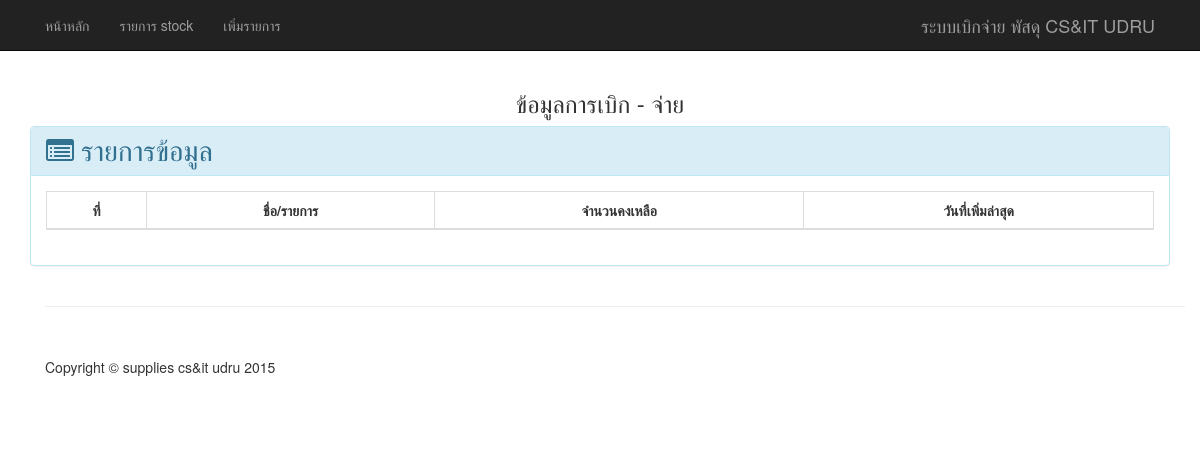
Before: / with the older database file.
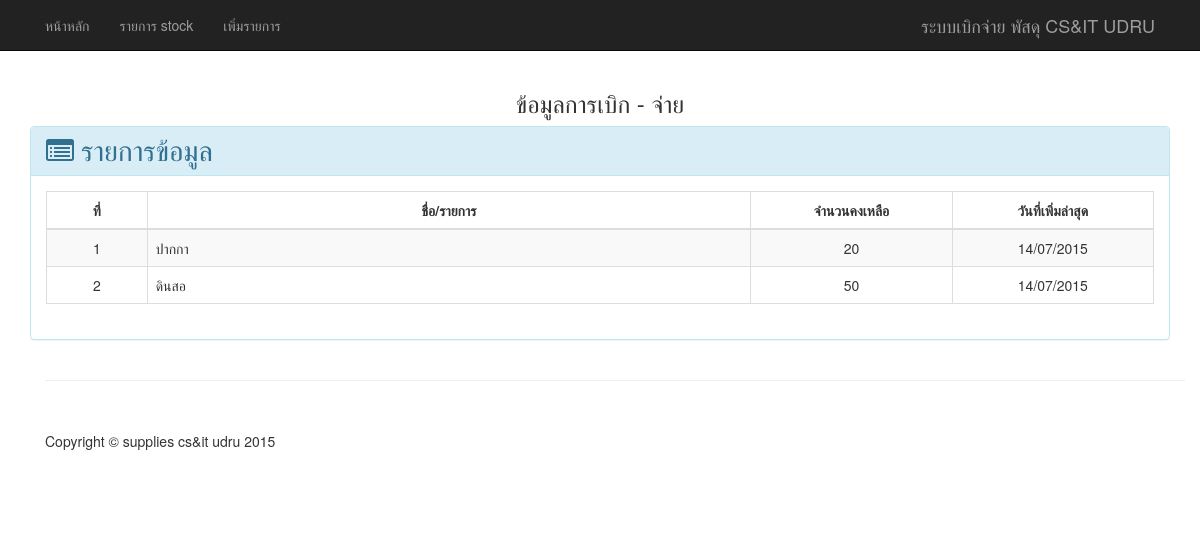
After: the same page with the newer database file.
### tables this page shows
CREATE TABLE IF NOT EXISTS `supplies_store` (
  `supp_id` int(11) NOT NULL,
  `supp_name` text NOT NULL,
  `supp_amount` int(11) NOT NULL,
  `supp_date` varchar(10) NOT NULL
);

### application/controllers/sup_con.php (called while the page is built, shortened)
<?php defined('BASEPATH') OR exit('No direct script access allowed');
class Sup_con extends CI_Controller {
	public function __construct(){
		$this->load->model('sup_mod','',TRUE);
	}
	public function index()
	{
		$data = array(
			'show_supplies'  => $this->sup_mod->get_supplies_store(),
			);
		$this->load->view('index',$data);
	}
}

### index.php (called while the page is built, shortened)
<?php
require_once BASEPATH.'core/CodeIgniter.php';

### application/models/sup_mod.php (called while the page is built, shortened)
<?php  defined('BASEPATH') OR exit('No direct script access allowed');
	class Sup_mod extends CI_model{
		public function get_supplies_store(){
			$show_supplies = $this->db->query('SELECT * FROM supplies_store')->result();
			return $show_supplies;
		}
	}
?>

### application/views/index.php (the view)
<?php $this->load->view('header');?>
<div class="col-md-12">
	<div class="text-center">
		<h3> ข้อมูลการเบิก - จ่าย </h3>
	</div>
	<div class="panel panel-info">
		<div class="panel-heading">
			<i class="fa fa-list-alt fa-2x"> รายการข้อมูล </i>
		</div>
		<div class="panel-body">
			<div class="dataTable_wrapper">
				<table class="table table-striped table-bordered table-hover" id="example">
					<thead>
						<tr >
							<th class="text-center">ที่</th>
							<th class="text-center">ชื่อ/รายการ</th>
							<th class="text-center">จำนวนคงเหลือ</th>
							<th class="text-center" >วันที่เพิ่มล่าสุด</th>
						</tr>
					</thead>
					<tbody>
						<?php
						foreach($show_supplies as $row_supplies){
							?>
							<tr>
								<td class="text-center col-md-1"><?php echo $row_supplies->supp_id;?></td>
								<td class="col-md-6"><?php echo $row_supplies->supp_name;?></td>
								<td class="text-center col-md-2"><?php echo $row_supplies->supp_amount;?></td>
								<td class="text-center col-md-2"><?php echo $row_supplies->supp_date;?></td>
							</tr>
							<?php
						}
						?>
					</tbody>
				</table>
			</div>
		</div>
	</div>
</div>
<?php $this->load->view('footer');?>

### application/views/header.php (shortened to what this page needs)
<!DOCTYPE html>
<html lang="en">
<head>
    <link href="<?php echo base_url();?>css/bootstrap.min.css" rel="stylesheet">
    <link href="<?php echo base_url();?>css/shop-item.css" rel="stylesheet">
    <link rel="stylesheet" href="<?php echo base_url();?>css/font-awesome.min.css">
    <link href="<?php echo base_url();?>css/dataTable/dataTables.bootstrap.css" rel="stylesheet">
    <link href="<?php echo base_url();?>css/dataTable/dataTables.responsive.css" rel="stylesheet">
</head>
<body>
    <nav class="navbar navbar-inverse navbar-fixed-top" role="navigation">
        <div class="container">
            <div class="navbar-header pull-right">
                <a class="navbar-brand" href="#">ระบบเบิกจ่าย พัสดุ CS&IT UDRU</a>
            </div>
            <div class="collapse navbar-collapse" id="bs-example-navbar-collapse-1">
                <ul class="nav navbar-nav">
                    <li>
                        <?php echo anchor('index','หน้าหลัก');?>
                    </li>
                    <li>
                        <a href="#">รายการ stock</a>
                    </li>
                    <li>
                        <?php echo anchor('add_supplies','เพิ่มรายการ');?>
                    </li>
                </ul>
            </div>
        </div>
    </nav>
    <div class="container">
        <div class="row">

### application/views/footer.php (shortened to what this page needs)
		</div>
		<div class="container">
			<hr>
			<footer>
				<div class="row">
					<div class="col-lg-12">
						<p>Copyright &copy; supplies cs&it udru 2015</p>
					</div>
				</div>
			</footer>
		</div>
	</div>
</body>
</html>

### css/shop-item.css (style rules this page uses)
body { padding-top: 70px; }
footer { margin: 50px 0; }

Changed rows visible on the page:
added supplies_store: supp_id "1", supp_name "ปากกา", supp_amount "20", supp_date "14/07/2015"
added supplies_store: supp_id "2", supp_name "ดินสอ", supp_amount "50", supp_date "14/07/2015"
